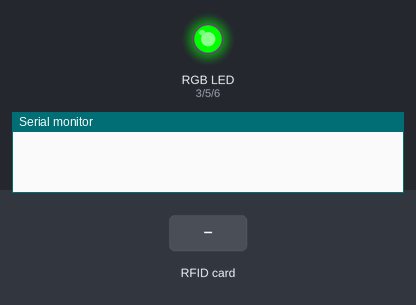
Bench run of a sketch on a simulated Arduino Uno, built with avr-gcc and run on an emulated ATmega328P. Shown: an RGB LED mixed from three pins (HIGH = lit), the last lines printed to the serial monitor. The test bench sets the inputs (shaded band). Pins used as bus, display or sensor lines are not drawn.

Above: at 1.2 s.
1.3 s: RFID card 44 39 59 52 held to the reader
At 2.7 s:
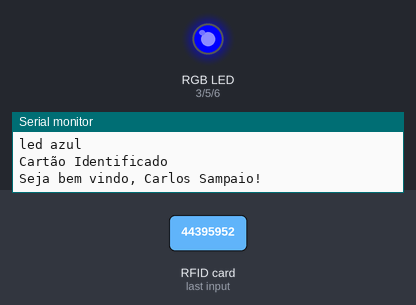
Timing chart, 0 to 4.3 s (numbered marks = the images above; inputs shaded):
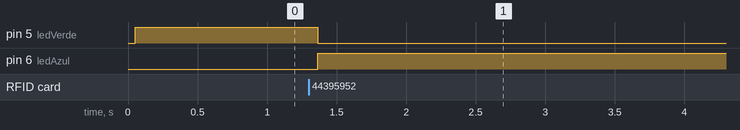

The sketch:

main_code_two.ino
```cpp
#include <SPI.h>
#include <MFRC522.h>


// Pinagens
// uso do #define pois utiliza menos espaço na memoria
#define SS_PIN 10
#define RST_PIN 9
MFRC522 mfrc522(SS_PIN, RST_PIN);   //instancia

//Pinos do LED RGB
int ledVermelho =3;
int ledVerde =5;
int ledAzul =6;

char st[20];

void setup()
{
  Serial.begin(9600);   // Inicia comunicação Serial
  SPI.begin();          // Inicia comunicação SPI bus
  mfrc522.PCD_Init();   // Inicia MFRC522

  //Inicia os pinos do LED RGB como saida
  pinMode(ledVermelho, OUTPUT);
  pinMode(ledVerde, OUTPUT);
  pinMode(ledAzul, OUTPUT);
}

  bool verificarCartao()
  {
    // Verifica existência de novos cartoes
    if ( ! mfrc522.PICC_IsNewCardPresent()) {
      return true;
    } else {
      return false;
    }
  }

  //Metodo chamado quando a tag é valida e cadastrada
  void tagValida()
  {
    Serial.println("led azul");
    digitalWrite(ledAzul,HIGH);
    digitalWrite(ledVermelho, LOW);
    digitalWrite(ledVerde, LOW);
  }

  //Metodo chamado quando a tag invalida / desconhecida
  void tagInvalida()
  {
    Serial.print("led vermelho");
    digitalWrite(ledAzul,LOW);
    digitalWrite(ledVermelho,  HIGH);
    digitalWrite(ledVerde, LOW);
    delay(2000);
  }

  //Metodo chamado quando cartão é retirado da baía
  void tagVazia()
  {
    Serial.println("LED LARANJA");
    analogWrite(ledVermelho, 255);
    analogWrite(ledVerde, 128);
    analogWrite(ledAzul, 0);
  }

  //Metodo chamado quando a baía está livre
  void baiaLivre()
  {
    digitalWrite(ledAzul,LOW);
    digitalWrite(ledVermelho,  LOW);
    digitalWrite(ledVerde, HIGH);
  }

void loop()
{

  baiaLivre();

  verificarCartao();

  // Lê o cartao
  if ( ! mfrc522.PICC_ReadCardSerial()) {
    return;
  }

  // Printa o ID do cartão na serial
  Serial.print("CARD ID:");
  String rlb = "";
  byte letra;

  for (byte i = 0; i < mfrc522.uid.size; i++) {
     Serial.print(mfrc522.uid.uidByte[i] < 0x10 ? " 0" : " ");
     Serial.print(mfrc522.uid.uidByte[i], HEX);
     rlb.concat(String(mfrc522.uid.uidByte[i] < 0x10 ? " 0" : " "));
     rlb.concat(String(mfrc522.uid.uidByte[i], HEX));
  }

  Serial.println();
  Serial.print("Message:");
  rlb.toUpperCase();

  while (rlb.substring(1) == "44 39 59 52") { // ID cartão
    Serial.println("Cartão Identificado");
    Serial.println("Seja bem vindo, Carlos Sampaio!");
    Serial.println("Acesso Liberado");
    tagValida();
    Serial.println();
    if (rlb.substring(1) != "44 39 59 52") {
      Serial.println("Usuário desconectado");
      Serial.println();
      tagVazia();
    }
  }

  while (rlb.substring(1) == "14 2C F7 E9") { // ID cartão
    Serial.println("Cartão Identificado");
    Serial.println("Seja bem vindo, Ferraz!");
    Serial.println("Acesso Liberado");
    tagValida();
    Serial.println();
    if (rlb.substring(1) != "14 2C F7 E9") {
      Serial.println("Usuário desconectado");
      Serial.println();
      tagVazia();
    }
  }

}
```

Measured:
- after the input at 1.3 s, pin 5 (ledVerde): HIGH → LOW after 0.07 s; pin 6 (ledAzul): LOW → HIGH after 0.07 s
